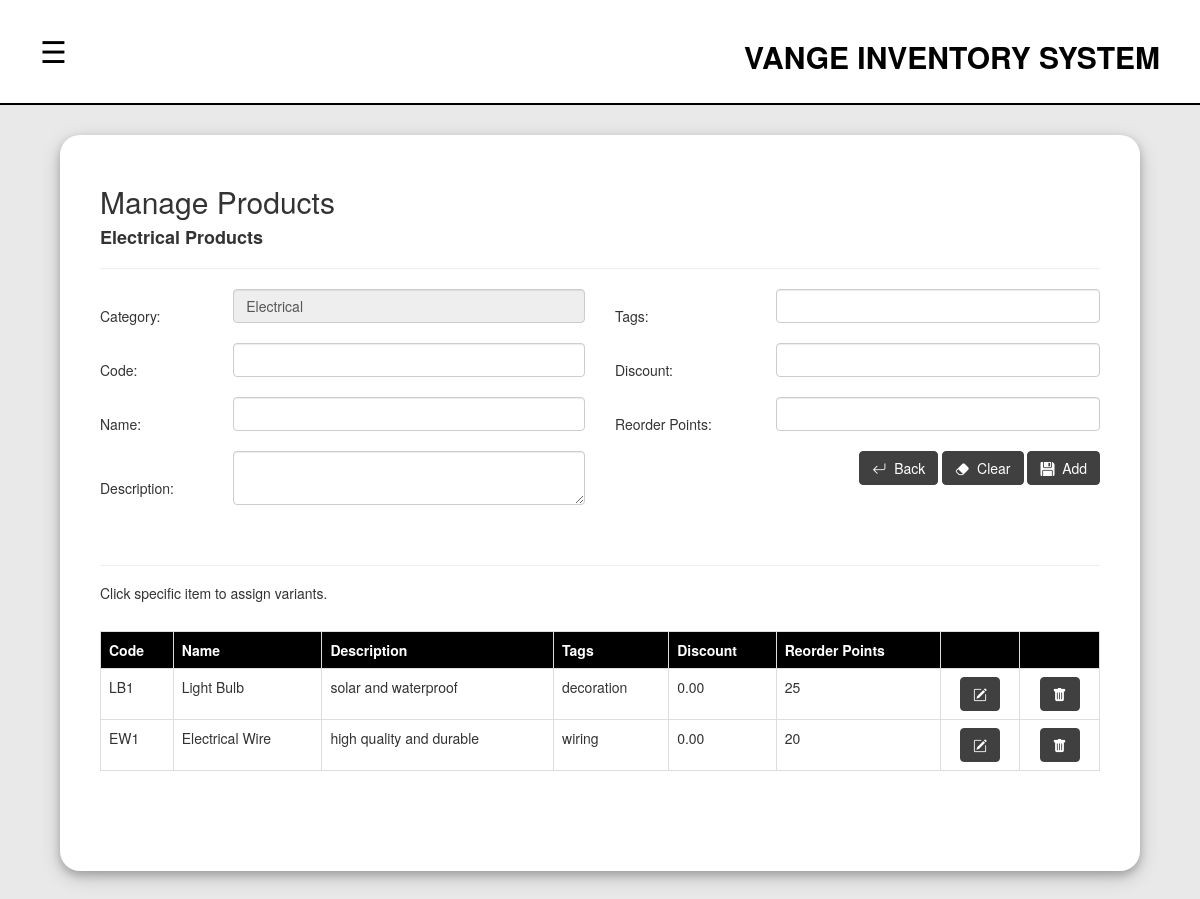
/product.php?category_name=Electrical (signed in), run on the app's committed database.
### tables this page shows
CREATE TABLE `category` (
  `id` int(11) NOT NULL,
  `name` varchar(100) DEFAULT NULL
);

CREATE TABLE `products` (
  `id` int(11) NOT NULL,
  `code` varchar(50) NOT NULL,
  `name` varchar(100) NOT NULL,
  `description` text DEFAULT NULL,
  `category_id` int(11) NOT NULL,
  `tags` varchar(255) DEFAULT NULL,
  `discount` decimal(10,2) DEFAULT 0.00,
  `reorder_point` int(11) NOT NULL DEFAULT 0,
  `created_at` timestamp NOT NULL DEFAULT current_timestamp()
);

### product.php (the view, shortened to what this page needs)
<?php
    include("navbar.php");
    $category_id = "";
    $category_name = "";
    $name = "";
    $code= "";
    $desc="";
    $tags="";
    $discount="";
    $reorderpts="";
    if(isset($_GET["category_name"])){
        $result = $conn->query("select * from category where name='$_GET[category_name]'");
        while($row=$result->fetch_assoc()){
            $category_id = $row["id"];
            $category_name = $row["name"];
        }
    }
?>
<!DOCTYPE html>
<html lang="en">
<head>
</head>
<body>
    <div class="content_container">
        <h2>Manage Products</h2>
        <?php
                if(isset($_GET["category_name"])){
                    echo "<h4>$category_name Products</h4>";
                }
            ?>
        <hr>
        <div class="row" id="product_container">
            <div class="col-lg-12">
                <div id="product_info_container" style="<?php
                    if(isset($_GET["category_name"])){
                        echo "display: block;";
                    }else{
                        echo "display: none;";
                    }
                ?>">
                    <form action="product.php" method="get">
                        <div class="row">
                            <div class="col-lg-6">
                            <table width="100%">
                                <tr>
                                    <td>Category: <br></td>
                                    <td> <input type="text" name="txt_category_name" id="txt_category_name" class=" form-control" value='<?php echo $category_name;?>' readonly><br></td>
                                </tr>
                                <tr>
                                    <td>Code: <br></td>
                                    <td><input type="text" name="txt_code" id="txt_code" class="txt_input form-control" value='<?php echo $code; ?>' required><br></td>
                                </tr>
                                <tr>
                                    <td>Name: <br></td>
                                    <td><input type="text" name="txt_name" id="txt_name" class="txt_input form-control" value='<?php echo $name; ?>' required><br></td>
                                </tr>
                                <tr>
                                    <td>Description: <br></td>
                                    <td><textarea name="txt_desc" id="txt_desc" class="txt_input form-control"><?php echo $desc; ?> </textarea><br></td>
                                </tr>
                            </table>
                            </div>
                            <div class="col-lg-6">
                            <table width="100%">
                                <tr>
                                    <td>Tags: <br></td>
                                    <td><input type="text" name="txt_tag" id="txt_tag" class="txt_input form-control" value='<?php echo $tags; ?>' ><br></td>
                                </tr>
                                <tr>
                                    <td>Discount: <br></td>
                                    <td><input type="number" name="txt_discount" id="txt_discount" class="txt_input form-control" step="any"  value='<?php echo $discount; ?>' ><br></td>
                                </tr>
                                <tr>
                                    <td>Reorder Points: <br></td>
                                    <td><input type="number" name="txt_reorderpts" id="txt_reorderpts" class="txt_input form-control" value='<?php echo $reorderpts; ?>' ><br></td>
                                </tr>
                                <tr>
                                    <td colspan="2" style="text-align: right">
                                    <?php
                                        if(isset($_GET["edit_prod_id"])){
                                            echo "
                                            <input type='hidden' name='txt_prod_id' value='$_GET[edit_prod_id]'>
                                            <button type='button' class='btn btn-danger' id='btn_cancel'><i class='bi bi-x-lg'></i> &nbsp;Cancel</button>
                                            <button type='submit' class='btn btn-success'><i class='bi bi-floppy-fill'></i> &nbsp;Update</button>
                                            ";
                                        }else{
                                            echo "
                                            <a href='category.php'><button type='button' class='btn btn-primary'> <i class='bi bi-arrow-return-left'></i> &nbsp;Back</button></a>
                                            <button type='button' class='btn btn-danger btn_clear'> <i class='bi bi-eraser-fill'></i> &nbsp;Clear</button>
                                            <button type='submit' class='btn btn-success'><i class='bi bi-floppy-fill'></i> &nbsp;Add</button>
                                            ";
                                        }
                                    ?>
                                    </td>
                                </tr>
                            </table>
                            </div>
                        </div>
                    </form>
                </div>
            </div>
        </div>
        <br>
        <div class="all_products" style="<?php
                    if(isset($_GET["category_name"])){
                        echo "display: block;";
                    }else{
                        echo "display: none;";
                    }
                ?>">
        <hr>
            <h5>Click specific item to assign variants.</h5><br>
            <table class="table table-bordered">
                <tr>
                    <th>Code</th>
                    <th>Name</th>
                    <th>Description</th>
                    <th>Tags</th>
                    <th>Discount</th>
                    <th>Reorder Points</th>
                    <th></th>
                    <th></th>
                </tr>
                <?php
                    $result = $conn->query("select category.name as category_name, products.id as product_id, products.code, products.name as product_name, products.description, products.tags, products.discount, products.reorder_point from products, category where products.category_id = '$category_id' and products.category_id = category.id");
                    while($row=$result->fetch_assoc()){
                        echo "<tr class='i_product_variant' product_id='$row[product_id]' category_name='$row[category_name]'>
                            <td>$row[code]</td>
                            <td>$row[product_name]</td>
                            <td>$row[description]</td>
                            <td>$row[tags]</td>
                            <td>$row[discount]</td>
                            <td>$row[reorder_point]</td>
                            <td><center><button type='button' class='btn btn-warning btn_edit' product_id='$row[product_id]' category_name='$row[category_name]'><i class='bi bi-pencil-square'></i></button></center></td>
                            <td><center><button type='button' class='btn btn-danger btn_del' product_id='$row[product_id]' category_name='$row[category_name]'><i class='bi bi-trash-fill'></i></button></center></td>
                        </tr>";
                    }
                ?>
            </table>
            <br><br>
        </div>
    </div>
</body>
</html>

### style.css (style rules this page uses)
body { overflow-x: hidden; background-color: rgb(233, 233, 233); }
a, a:active, a:visited, a:link { text-decoration: none; color: black; }
.table-bordered tr th { background-color: black; color: white; }
.content_container { padding: 40px; padding-top: 30px; width: 100%; box-shadow: 0 4px 8px 0 rgba(0, 0, 0, 0.2), 0 6px 20px 0 rgba(0, 0, 0, 0.19); width: 90%; margin: 0 auto; margin-top: 30px; margin-bottom: 30px; border-radius: 20px; background-color: white; }
h4 { font-weight: bold; }
.all_products, .record_table { overflow-x: auto; }
.btn { background-color: rgb(64, 64, 64); border-color: rgb(64, 64, 64); color: white; transition: 0.5s ease }

### data on the page
category: name "Electrical", txt_category_name "Electrical"
products: code "LB1", name "Light Bulb", description "solar and waterproof", tags "decoration", discount "0.00", reorder_point "25"
products: code "EW1", name "Electrical Wire", description "high quality and durable", tags "wiring", discount "0.00", reorder_point "20"
